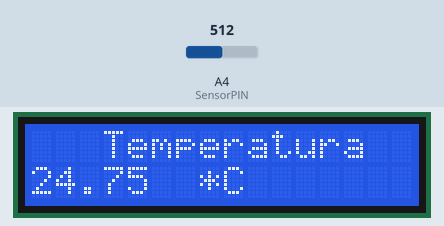
This sketch was run on a simulated Arduino Uno, built with avr-gcc and run on an emulated ATmega328P. Shown: 16×2 character LCD. Inputs (shaded band) come from the test bench; at power-on: A4 (SensorPIN) = 512.

Above: at 1.2 s.
1.3 s: A4 (SensorPIN) set to 0
At 2.3 s:
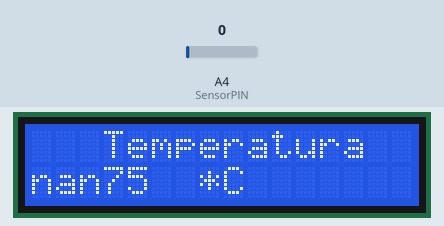
2.8 s: A4 (SensorPIN) set to 122
At 3.4 s:
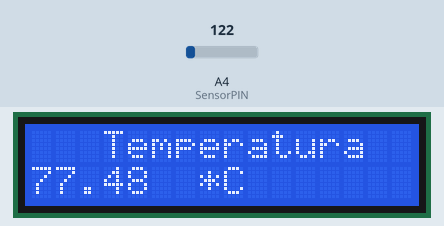
4.3 s: A4 (SensorPIN) set to 306
At 4.6 s:
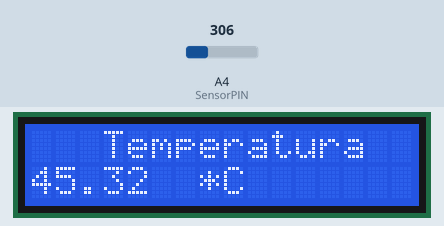
Timing chart, 0 to 7.3 s (numbered marks = the images above; inputs shaded):
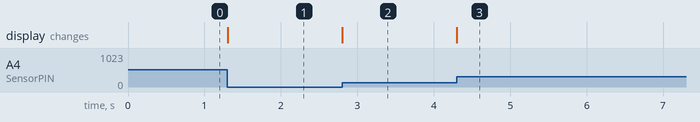

Measured:
- after the input at 1.3 s, the display: changes at once (image 1)
- after the input at 2.8 s, the display: changes at once (image 2)
- after the input at 4.3 s, the display: changes at once (image 3)

The sketch:

tempLCD.ino
```cpp
// include the library code:
#include <LiquidCrystal.h>
#include <math.h>

const int Rc = 10000; //valor de la resistencia
const int Vcc = 5;
const int SensorPIN = A4;

//Datos Modelo matematico Termistor MF52-103
float A = 1.11492089e-3;
float B = 2.372075385e-4;
float C = 6.954079529e-8;

float K = 2.5; //factor de disipacion en mW/C

// initialize the library by associating any needed LCD interface pin
// with the arduino pin number it is connected to
const int rs = 12, en = 11, d4 = 5, d5 = 4, d6 = 3, d7 = 2;
LiquidCrystal lcd(rs, en, d4, d5, d6, d7);

void setup() {
  // set up the LCD's number of columns and rows:
  lcd.begin(16, 2);
  // Print a message to the LCD.
  lcd.print("   Temperatura   ");
}

void loop() {
  // set the cursor to column 0, line 1
  // (note: line 1 is the second row, since counting begins with 0):
  lcd.setCursor(0, 1);
  // print the number of seconds since reset:
  float raw = analogRead(SensorPIN);
  float temp = leerTemperatura(raw);
  lcd.print(temp);
  lcd.setCursor(7, 1);
  lcd.print("*C");
}

float leerTemperatura (float raw) {
  float V =  raw / 1024 * Vcc;
  float R = (Rc * V ) / (Vcc - V);
  float logR  = log(R);
  float R_th = 1.0 / (A + B * logR + C * logR * logR * logR );
  float kelvin = R_th - V * V / (K * R) * 1000;
  float celsius = kelvin - 273.15;
  return celsius;
}
```
